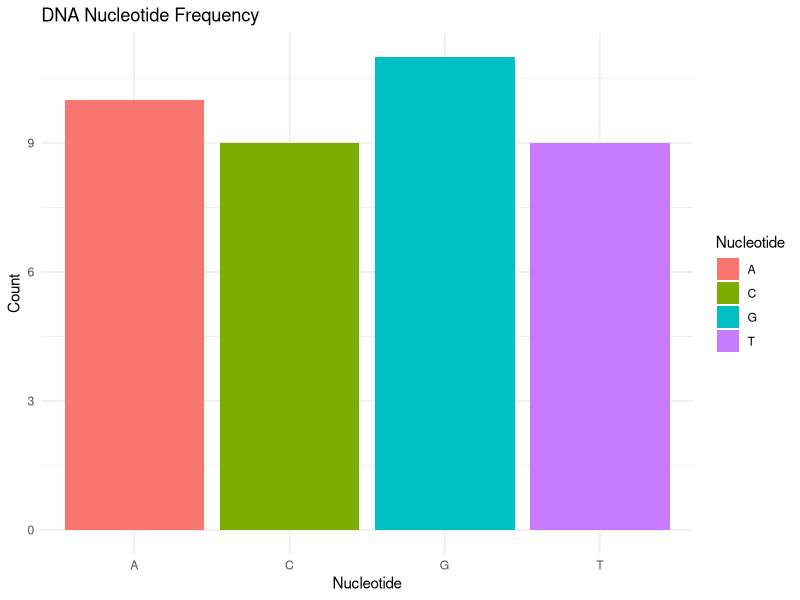
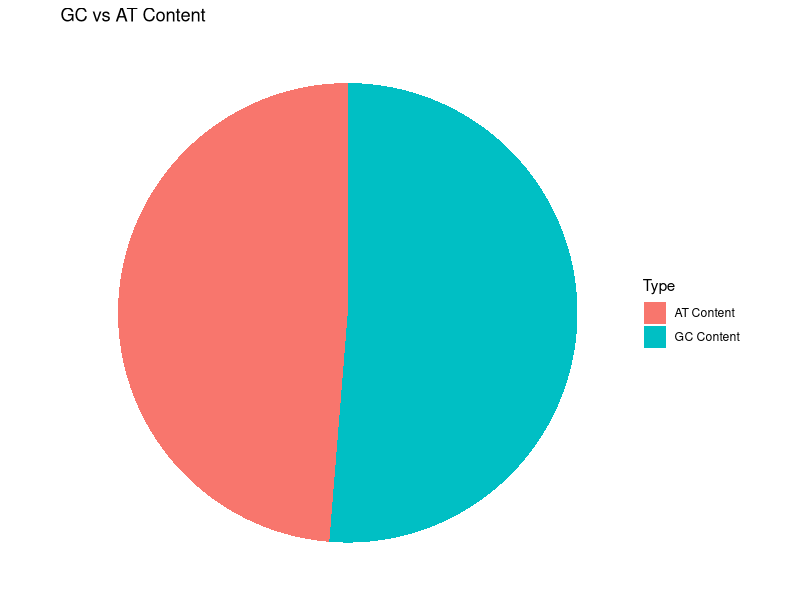
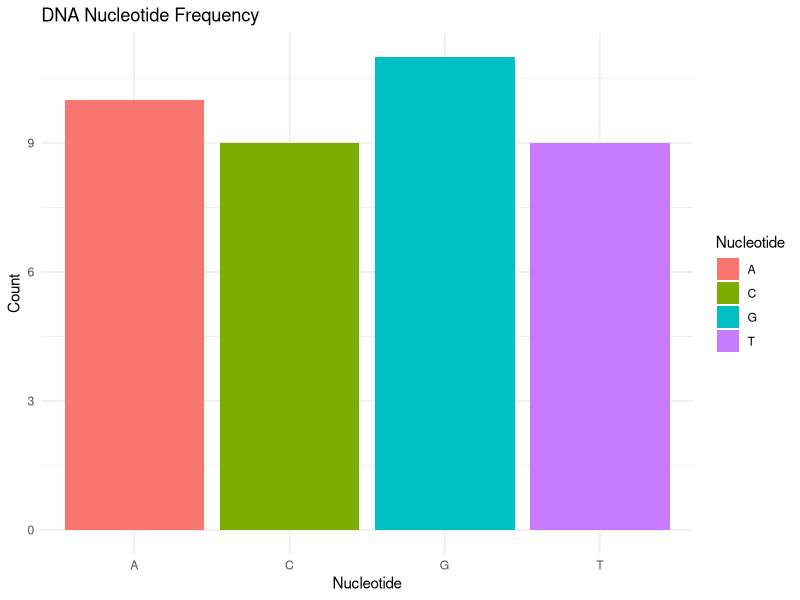
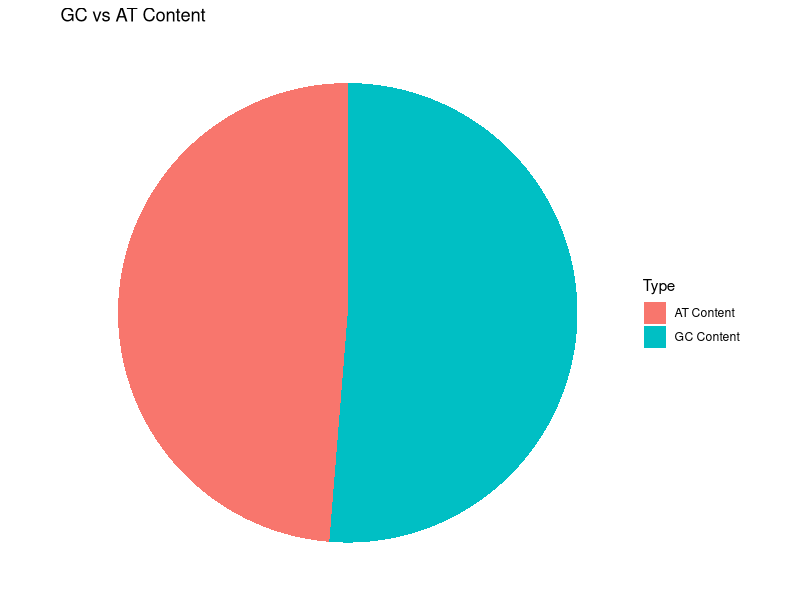

The R source for these figures, in order:

library(ggplot2)

# DNA Sequence
dna <- readLines("sample_dna.txt")
dna <- paste(dna, collapse = "")
dna <- toupper(dna)
if (nchar(dna) == 0) {
  stop("DNA sequence is empty!")
}

if (grepl("[^ATGC]", dna)) {
  stop("Invalid DNA sequence! Only A, T, G, C allowed.")
}

print("DNA sequence is valid!")
dna_length <- nchar(dna)

cat("DNA Sequence Length:", dna_length, "\n")
gc_count <- lengths(regmatches(dna, gregexpr("[GC]", dna)))
at_count <- lengths(regmatches(dna, gregexpr("[AT]", dna)))

gc_content <- (gc_count / dna_length) * 100
at_content <- (at_count / dna_length) * 100

cat("GC Content:", round(gc_content, 2), "%\n")
cat("AT Content:", round(at_content, 2), "%\n")

# Split sequence
bases <- strsplit(dna, "")[[1]]

# Count nucleotides
counts <- data.frame(table(bases))
colnames(counts) <- c("Nucleotide", "Count")

# Calculate GC and AT content
gc <- sum(bases %in% c("G", "C"))
at <- sum(bases %in% c("A", "T"))

gc_percent <- (gc / length(bases)) * 100
at_percent <- (at / length(bases)) * 100

# Display results
print(counts)
cat("DNA Length:", length(bases), "\n")
cat("GC Content:", gc_percent, "%\n")
cat("AT Content:", at_percent, "%\n")

# Plot 1: Nucleotide frequency
p1 <- ggplot(counts, aes(x=Nucleotide, y=Count,
                         fill=Nucleotide)) +
  geom_col() +
  labs(title="DNA Nucleotide Frequency",
       x="Nucleotide", y="Count") +
  theme_minimal()

print(p1)

# Plot 2: GC vs AT content
content <- data.frame(
  Type=c("GC Content", "AT Content"),
  Percentage=c(gc_percent, at_percent)
)

p2 <- ggplot(content, aes(x="", y=Percentage,
                          fill=Type)) +
  geom_col(width=1) +
  coord_polar("y") +
  labs(title="GC vs AT Content") +
  theme_void()

print(p2)

# Save plots
ggsave("nucleotide_frequency.png", p1)
ggsave("gc_at_content.png", p2)
A_count <- sum(strsplit(dna, "")[[1]] == "A")
T_count <- sum(strsplit(dna, "")[[1]] == "T")
G_count <- sum(strsplit(dna, "")[[1]] == "G")
C_count <- sum(strsplit(dna, "")[[1]] == "C")

cat("Adenine (A):", A_count, "\n")
cat("Thymine (T):", T_count, "\n")
cat("Guanine (G):", G_count, "\n")
cat("Cytosine (C):", C_count, "\n")
